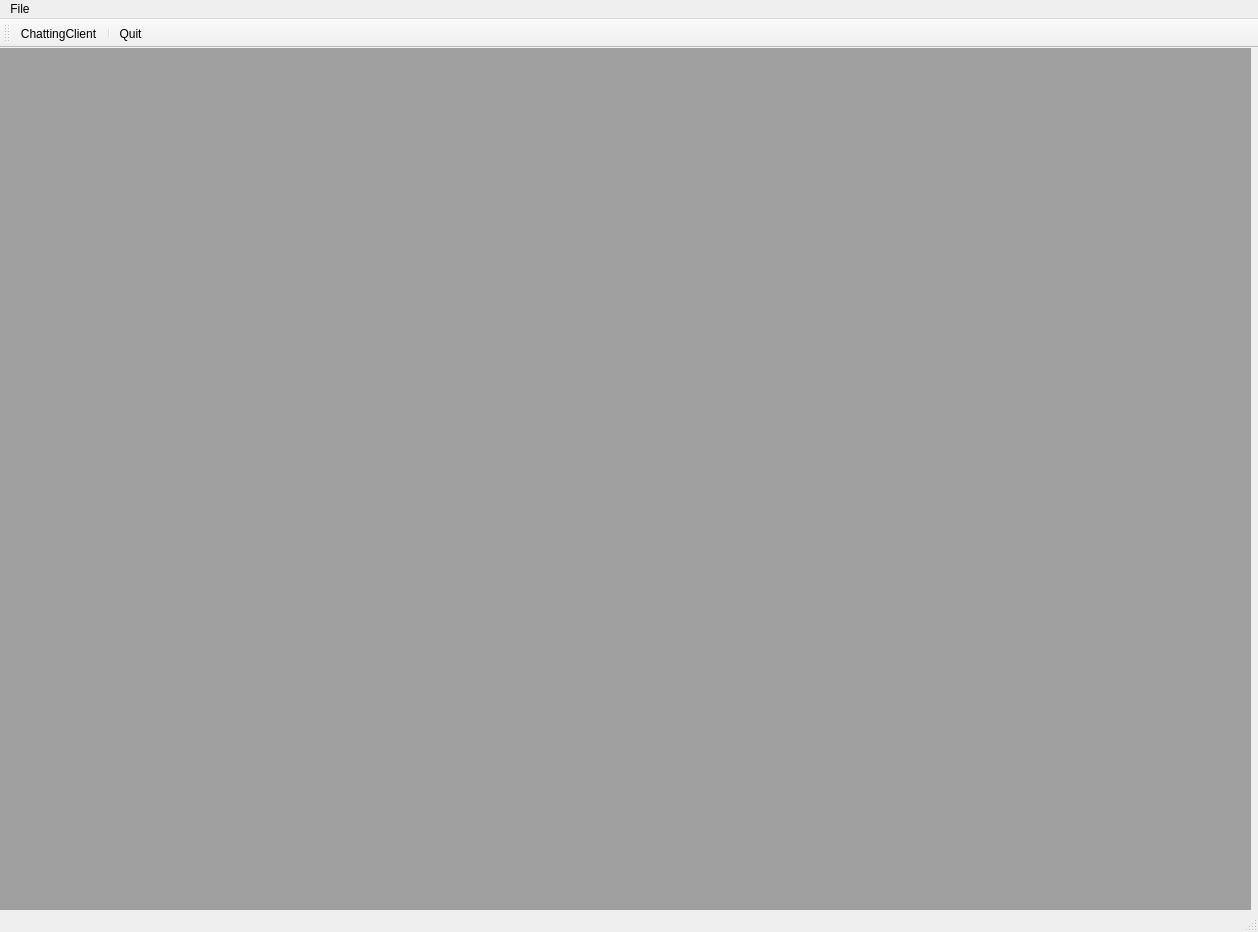
<?xml version="1.0" encoding="UTF-8"?>
<ui version="4.0">
 <class>MainWindow</class>
 <widget class="QMainWindow" name="MainWindow">
  <property name="geometry">
   <rect>
    <x>0</x>
    <y>0</y>
    <width>1258</width>
    <height>932</height>
   </rect>
  </property>
  <property name="windowTitle">
   <string>MainWindow</string>
  </property>
  <widget class="QWidget" name="centralwidget">
   <widget class="QMdiArea" name="mdiArea">
    <property name="geometry">
     <rect>
      <x>0</x>
      <y>0</y>
      <width>1251</width>
      <height>871</height>
     </rect>
    </property>
   </widget>
  </widget>
  <widget class="QStatusBar" name="statusbar"/>
  <widget class="QToolBar" name="toolBar">
   <property name="windowTitle">
    <string>toolBar</string>
   </property>
   <attribute name="toolBarArea">
    <enum>TopToolBarArea</enum>
   </attribute>
   <attribute name="toolBarBreak">
    <bool>false</bool>
   </attribute>
   <addaction name="actionChattingClient"/>
   <addaction name="separator"/>
   <addaction name="actionQuit"/>
  </widget>
  <widget class="QMenuBar" name="menubar">
   <property name="geometry">
    <rect>
     <x>0</x>
     <y>0</y>
     <width>1258</width>
     <height>17</height>
    </rect>
   </property>
   <widget class="QMenu" name="menuFile">
    <property name="title">
     <string>File</string>
    </property>
    <addaction name="actionQuit"/>
   </widget>
   <addaction name="menuFile"/>
  </widget>
  <action name="actionQuit">
   <property name="text">
    <string>Quit</string>
   </property>
  </action>
  <action name="actionChattingClient">
   <property name="text">
    <string>ChattingClient</string>
   </property>
  </action>
 </widget>
 <resources/>
 <connections>
  <connection>
   <sender>actionQuit</sender>
   <signal>triggered()</signal>
   <receiver>MainWindow</receiver>
   <slot>close()</slot>
   <hints>
    <hint type="sourcelabel">
     <x>-1</x>
     <y>-1</y>
    </hint>
    <hint type="destinationlabel">
     <x>560</x>
     <y>388</y>
    </hint>
   </hints>
  </connection>
 </connections>
</ui>
